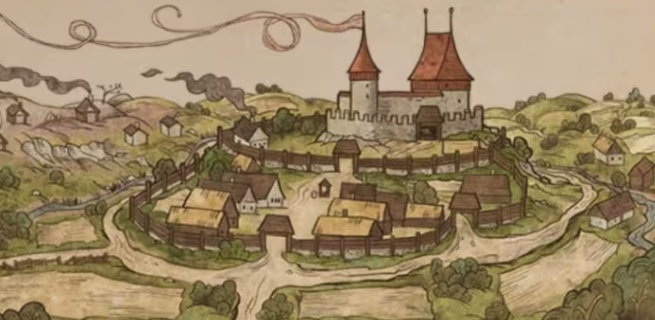
#> input picture chap13直方图均衡化/pics/斯卡利茨.png, 655 x 320 px
$ python '灰度图和BGR直方图均衡对比.py'
#> lines starting #> are read from the running program, lines starting #| are printed output that depends on the picture
### chap13直方图均衡化/chineseImgReader.py
import cv2
from PIL import Image
import numpy as np


#中文路径图片读取，返回nparray，8位BGR三通道

def imgRead(filePath):
#> called with filePath = './pics/斯卡利茨.png'
    if filePath is not None:
        imgSrc = Image.open(filePath)
#> imgSrc is the input picture: PIL image 655x320 RGBA; mean R, G, B, A 155.6, 135.3, 101.7, 255
        imgArr = np.array(imgSrc)
        if imgSrc.format == 'PNG':
            return cv2.cvtColor(imgArr, cv2.COLOR_RGBA2BGR)
        elif imgSrc.format == 'JPEG':
            return cv2.cvtColor(imgArr, cv2.COLOR_RGB2BGR)
        else:
            print('格式不支持')
            return None
    else:
        print('检查文件路径')
        return None

### chap13直方图均衡化/灰度图和BGR直方图均衡对比.py
import cv2
import numpy as np
import matplotlib.pyplot as plt

import chineseImgReader

imgBGR = chineseImgReader.imgRead(r'./pics/斯卡利茨.png')
imgGray = cv2.cvtColor(imgBGR, cv2.COLOR_BGR2GRAY)
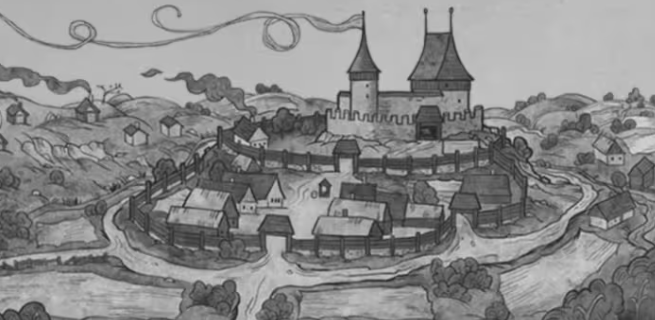
#> imgGray: shape (320, 655); min 35, max 214, mean 137.5

#灰度图
histDataofGray = cv2.calcHist([imgGray], [0], None, [256], [0,256])
#> histDataofGray = 256 values, max 5942 at index 188, min 0 at index 0, mean 818.8
imgGrayEql = cv2.equalizeHist(imgGray)
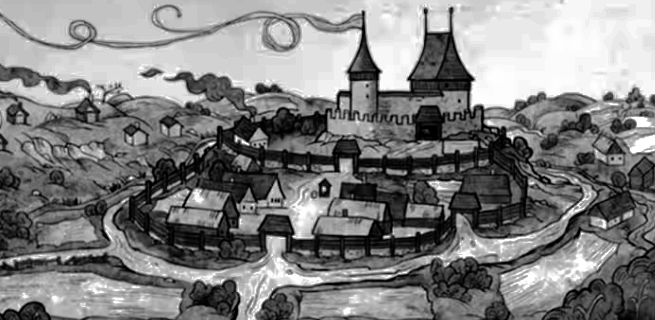
#> imgGrayEql: shape (320, 655); min 0, max 255, mean 128.8
histDataofGrayEql = cv2.calcHist([imgGrayEql], [0], None, [256], [0, 256])
#> histDataofGrayEql = 256 values, max 5942 at index 240, min 0 at index 15, mean 818.8

plt.figure('img Gray', (8,6), 100)
plt.plot(histDataofGray, color = 'r', label = 'org')
plt.plot(histDataofGrayEql, color = 'b', label = 'eql')
plt.legend()
plt.show()
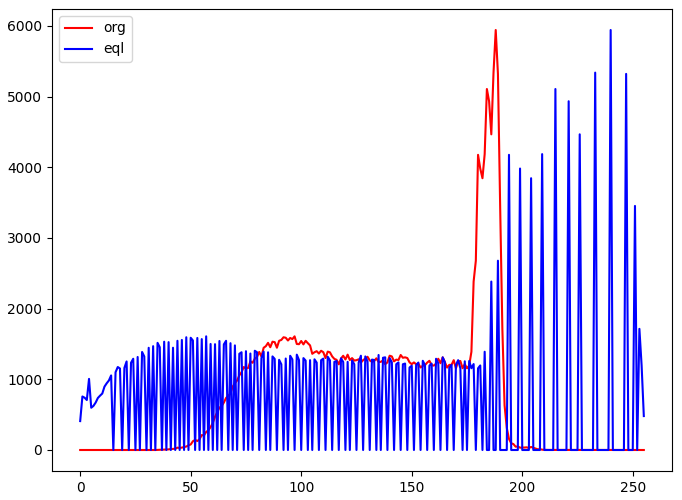
#> figure drawn by matplotlib, 1 panel; curve peaks at x = 188, y = 5942; curve peaks at x = 240, y = 5942

cv2.imshow('img gray', imgGray)
cv2.imshow('img gray eql', imgGrayEql)
cv2.waitKey(0)

#BGR图
# histDataofB = cv2.calcHist([imgBGR], [0,1,2], None, [256,256,256], [0,256,0,256,0,256])
# print(histDataofB.shape)
#这种方式计算的是联合直方图，histData[i,j,k]表示B为iG为jR为k的像素值个数，所以是(256,256,256)

histDataofB = cv2.calcHist([imgBGR], [0], None, [256], [0,256])
#> histDataofB = 256 values, max 4689 at index 159, min 0 at index 0, mean 818.8
histDataofG = cv2.calcHist([imgBGR], [1], None, [256], [0,256])
#> histDataofG = 256 values, max 5568 at index 184, min 0 at index 0, mean 818.8
histDataofR = cv2.calcHist([imgBGR], [2], None, [256], [0,256])
#> histDataofR = 256 values, max 6100 at index 199, min 0 at index 0, mean 818.8
plt.figure('img bgr', (8,6), 100)
plt.plot(histDataofB, label = 'B', color = 'b')
plt.plot(histDataofG, label = 'G', color = 'g')
plt.plot(histDataofR, label = 'R', color = 'r')
plt.legend()
plt.show()
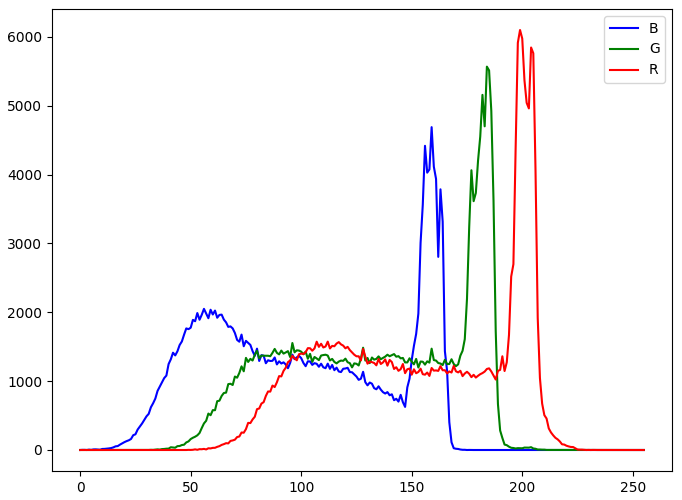
#> figure drawn by matplotlib, 1 panel; curve peaks at x = 159, y = 4689; curve peaks at x = 184, y = 5568; curve peaks at x = 199, y = 6100

imgBGREqlB = cv2.equalizeHist(imgBGR[:,:,0])
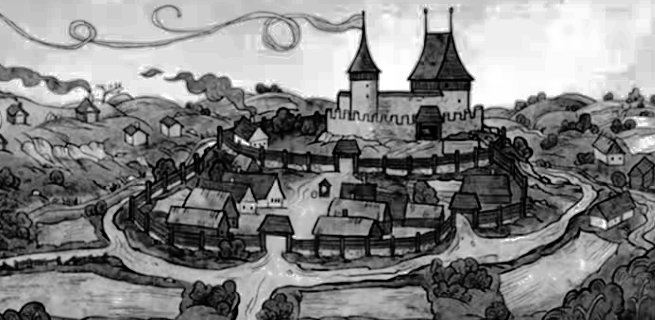
#> imgBGREqlB: shape (320, 655); min 0, max 255, mean 128.6
imgBGREqlG = cv2.equalizeHist(imgBGR[:,:,1])
imgBGREqlR = cv2.equalizeHist(imgBGR[:,:,2])
imgBGREql = np.stack([imgBGREqlB, imgBGREqlG, imgBGREqlR], axis = 2)
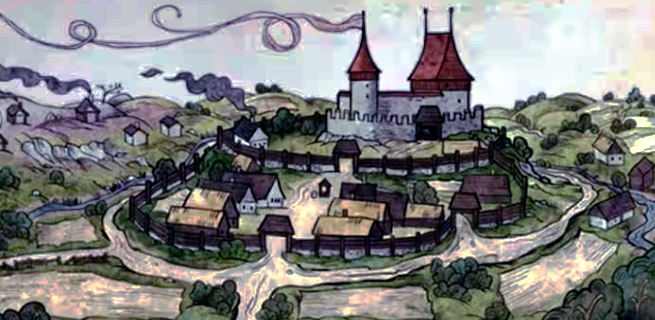
#> imgBGREql: shape (320, 655, 3); mean B, G, R 128.6, 128.7, 128.8
print(imgBGREql.shape)
#| (320, 655, 3)
histDataofBEql = cv2.calcHist([imgBGREql], [0], None, [256], [0,256])
#> histDataofBEql = 256 values, max 4689 at index 229, min 0 at index 10, mean 818.8
histDataofGEql = cv2.calcHist([imgBGREql], [1], None, [256], [0,256])
#> histDataofGEql = 256 values, max 5568 at index 234, min 0 at index 15, mean 818.8
histDataofREql = cv2.calcHist([imgBGREql], [2], None, [256], [0,256])
#> histDataofREql = 256 values, max 6100 at index 202, min 0 at index 15, mean 818.8

plt.figure('img bgr eql', (8,6), 100)
plt.plot(histDataofBEql, label = 'B', color = 'b')
plt.plot(histDataofGEql, label = 'G', color = 'g')
plt.plot(histDataofREql, label = 'R', color = 'r')
plt.legend()
plt.show()
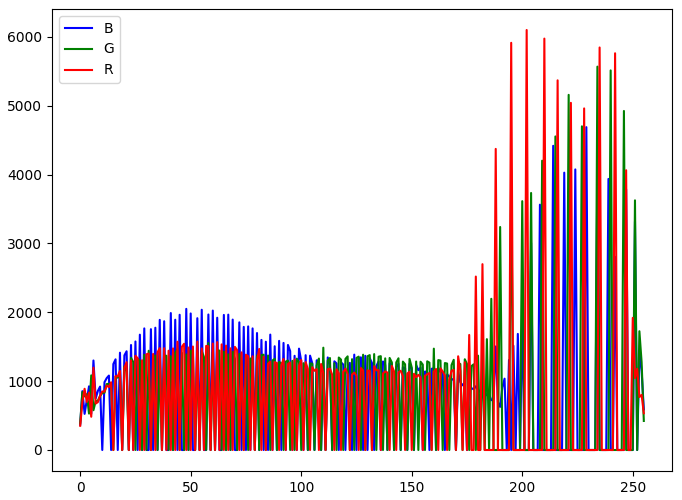
#> figure drawn by matplotlib, 1 panel; curve peaks at x = 229, y = 4689; curve peaks at x = 234, y = 5568; curve peaks at x = 202, y = 6100

cv2.imshow('img BGR org', imgBGR)
cv2.imshow('img BGR Eql', imgBGREql)
cv2.waitKey(0)
